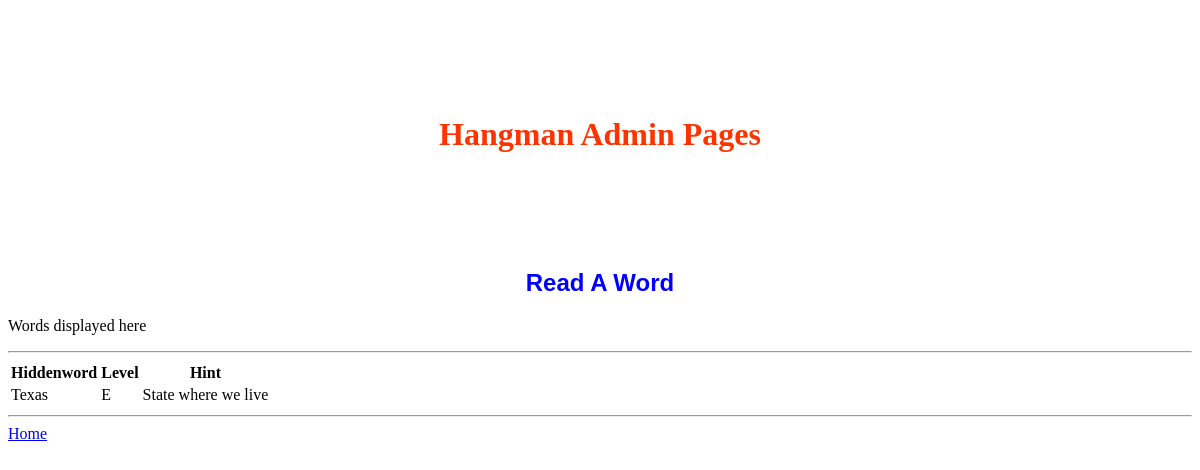
Page /read/E on the committed database.
### tables this page shows
CREATE TABLE words (hiddenword TEXT PRIMARY KEY NOT NULL, level TEXT NOT NULL, hint TEXT);

### JeanNgirakwizeraLab7 2/app.py (the view)
@app.route("/read/<string:flag>")
def read(flag):
    print(flag)
    wordinfo = ""
    search = ""
    if flag == "all":
        search = "SELECT * FROM  words ORDER BY hiddenword"
    elif flag == "E":
        search = "SELECT * FROM  words WHERE level = 'E' ORDER BY hiddenword"
    elif flag == "M":
        search = "SELECT * FROM  words WHERE level = 'M' ORDER BY hiddenword"
    elif flag == "H":
        search = "SELECT * FROM  words WHERE level = 'H' ORDER BY hiddenword"
    wordinfo = Hangman_read.read_data(search)
    return render_template("read.html", wordinfo=wordinfo)

### JeanNgirakwizeraLab7 2/Hangman_read.py (called while the page is built)
def read_data(searchString):
    print(searchString)
    conn = None
    results = []
    try:
        conn = sqlite3.connect('hangmanwords.db')
        cur = conn.cursor()
        cur.execute(searchString)
        results = cur.fetchall()
        print(results)
    except sqlite3.Error as err:
        print('Database Error', err)
    finally:
        if conn != None:
            conn.close()
    return results

### JeanNgirakwizeraLab7 2/templates/read.html
<!DOCTYPE html>
<html>
<head>
    <link rel="stylesheet" href="/static/css/styles.css">
</head>
<body>
    <h1>Hangman Admin Pages</h1>
    <h2>Read A Word</h2>
    <p>Words displayed here</p>
    <hr>
    <table>
        <tr>
        <th>Hiddenword</th>
        <th>Level</th>
        <th>Hint</th>
        </tr>
        {% for word in wordinfo %}
        <tr><td>{{word[0]}}</td><td>{{word[1]}}</td><td>{{word[2]}}</td></tr>
        {% endfor %}
    </table>
    <hr>
    <a href="/">Home</a>
</body>
</html>

### JeanNgirakwizeraLab7 2/static/css/styles.css (style rules this page uses)
h1 { color: rgb(255, 51, 0); font-family:cursive; padding-top:8%; text-align:center; }
h2 { color: blue; font-family:'Franklin Gothic Medium', 'Arial Narrow', Arial, sans-serif; padding-top:8%; text-align:center; }

### rows in the picture
words: hiddenword "Texas", level "E", hint "State where we live"
